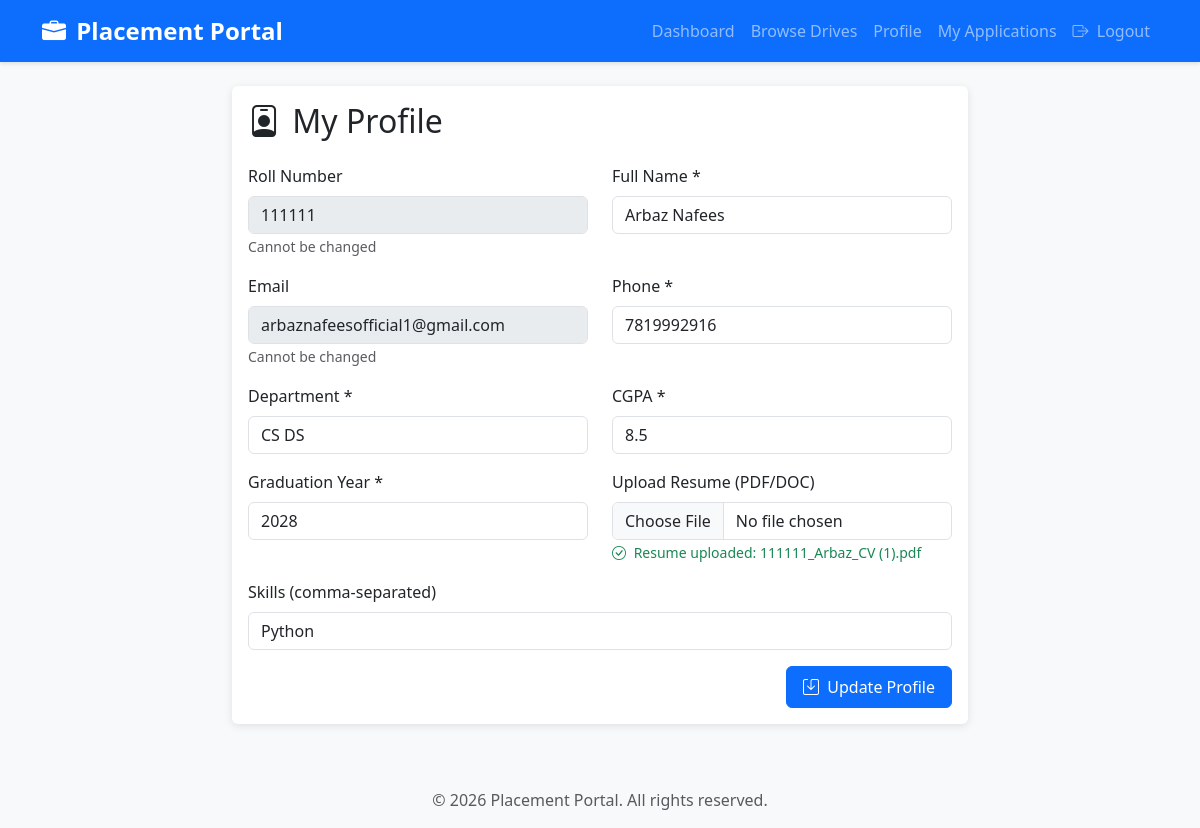
Page /student/profile (signed in) on the committed database.
### models.py (models this page shows, shortened)
class Student(UserMixin, db.Model):
    __tablename__ = 'student'
    id = db.Column(db.Integer, primary_key=True)
    roll_number = db.Column(db.String(20), unique=True, nullable=False)
    name = db.Column(db.String(100), nullable=False)
    email = db.Column(db.String(120), unique=True, nullable=False)
    password_hash = db.Column(db.String(200), nullable=False)
    phone = db.Column(db.String(15), nullable=False)
    department = db.Column(db.String(100), nullable=False)
    cgpa = db.Column(db.Float, nullable=False)
    graduation_year = db.Column(db.Integer, nullable=False)
    resume_path = db.Column(db.String(200))  # Path to uploaded resume
    skills = db.Column(db.Text)  # Comma-separated skills
    is_blacklisted = db.Column(db.Boolean, default=False)
    created_at = db.Column(db.DateTime, default=datetime.utcnow)
    applications = db.relationship('Application', backref='student', lazy=True, cascade='all, delete-orphan')

### app.py (the view, shortened to what this page needs)
@app.route('/student/profile', methods=['GET', 'POST'])
@login_required
def student_profile():
    if not isinstance(current_user, Student):
        flash('Unauthorized access!', 'danger')
        return redirect(url_for('index'))
    return render_template('student/profile.html')

### app.py (called while the page is built)
@login_manager.user_loader
def load_user(user_id):
    if user_id.startswith('admin_'):
        return Admin.query.get(int(user_id.split('_')[1]))
    elif user_id.startswith('company_'):
        return Company.query.get(int(user_id.split('_')[1]))
    elif user_id.startswith('student_'):
        return Student.query.get(int(user_id.split('_')[1]))
    return None

### templates/student/profile.html (shortened to what this page needs)
{% extends "base.html" %}
{% block content %}
<div class="row justify-content-center">
    <div class="col-md-8">
        <div class="card">
            <div class="card-body">
                <h2 class="mb-4"><i class="bi bi-person-badge"></i> My Profile</h2>
                <form method="POST" enctype="multipart/form-data">
                    <div class="row">
                        <div class="col-md-6 mb-3">
                            <label class="form-label">Roll Number</label>
                            <input type="text" class="form-control" value="{{ current_user.roll_number }}" disabled>
                            <small class="text-muted">Cannot be changed</small>
                        </div>
                        <div class="col-md-6 mb-3">
                            <label for="name" class="form-label">Full Name *</label>
                            <input type="text" class="form-control" name="name" value="{{ current_user.name }}" required>
                        </div>
                    </div>
                    <div class="row">
                        <div class="col-md-6 mb-3">
                            <label class="form-label">Email</label>
                            <input type="email" class="form-control" value="{{ current_user.email }}" disabled>
                            <small class="text-muted">Cannot be changed</small>
                        </div>
                        <div class="col-md-6 mb-3">
                            <label for="phone" class="form-label">Phone *</label>
                            <input type="tel" class="form-control" name="phone" value="{{ current_user.phone }}" required>
                        </div>
                    </div>
                    <div class="row">
                        <div class="col-md-6 mb-3">
                            <label for="department" class="form-label">Department *</label>
                            <input type="text" class="form-control" name="department" value="{{ current_user.department }}" required>
                        </div>
                        <div class="col-md-6 mb-3">
                            <label for="cgpa" class="form-label">CGPA *</label>
                            <input type="number" step="0.01" class="form-control" name="cgpa" value="{{ current_user.cgpa }}" min="0" max="10" required>
                        </div>
                    </div>
                    <div class="row">
                        <div class="col-md-6 mb-3">
                            <label for="graduation_year" class="form-label">Graduation Year *</label>
                            <input type="number" class="form-control" name="graduation_year" value="{{ current_user.graduation_year }}" min="2020" max="2030" required>
                        </div>
                        <div class="col-md-6 mb-3">
                            <label for="resume" class="form-label">Upload Resume (PDF/DOC)</label>
                            <input type="file" class="form-control" name="resume" accept=".pdf,.doc,.docx">
                            {% if current_user.resume_path %}
                                <small class="text-success"><i class="bi bi-check-circle"></i> Resume uploaded: {{ current_user.resume_path }}</small>
                            {% endif %}
                        </div>
                    </div>
                    <div class="mb-3">
                        <label for="skills" class="form-label">Skills (comma-separated)</label>
                        <input type="text" class="form-control" name="skills" value="{{ current_user.skills or '' }}" placeholder="Python, Java, React, SQL">
                    </div>
                    <div class="d-grid gap-2 d-md-flex justify-content-md-end">
                        <button type="submit" class="btn btn-primary"><i class="bi bi-save"></i> Update Profile</button>
                    </div>
                </form>
            </div>
        </div>
    </div>
</div>
{% endblock %}

### static/css/style.css (style rules this page uses)
body { font-family: 'Segoe UI', Tahoma, Geneva, Verdana, sans-serif; background-color: #f8f9fa; }
.card { border: none; box-shadow: 0 2px 8px rgba(0,0,0,0.1); transition: transform 0.3s ease, box-shadow 0.3s ease; }
.btn { padding: 0.5rem 1rem; font-weight: 500; transition: all 0.3s ease; }
.bi { margin-right: 0.25rem; }

### rows in the picture
Student: roll_number "111111", name "Arbaz Nafees", email "arbaznafeesofficial1@gmail.com", phone "7819992916", department "CS DS", cgpa "8.5", graduation_year "2028", resume_path "111111_Arbaz_CV (1).pdf", skills "Python"
